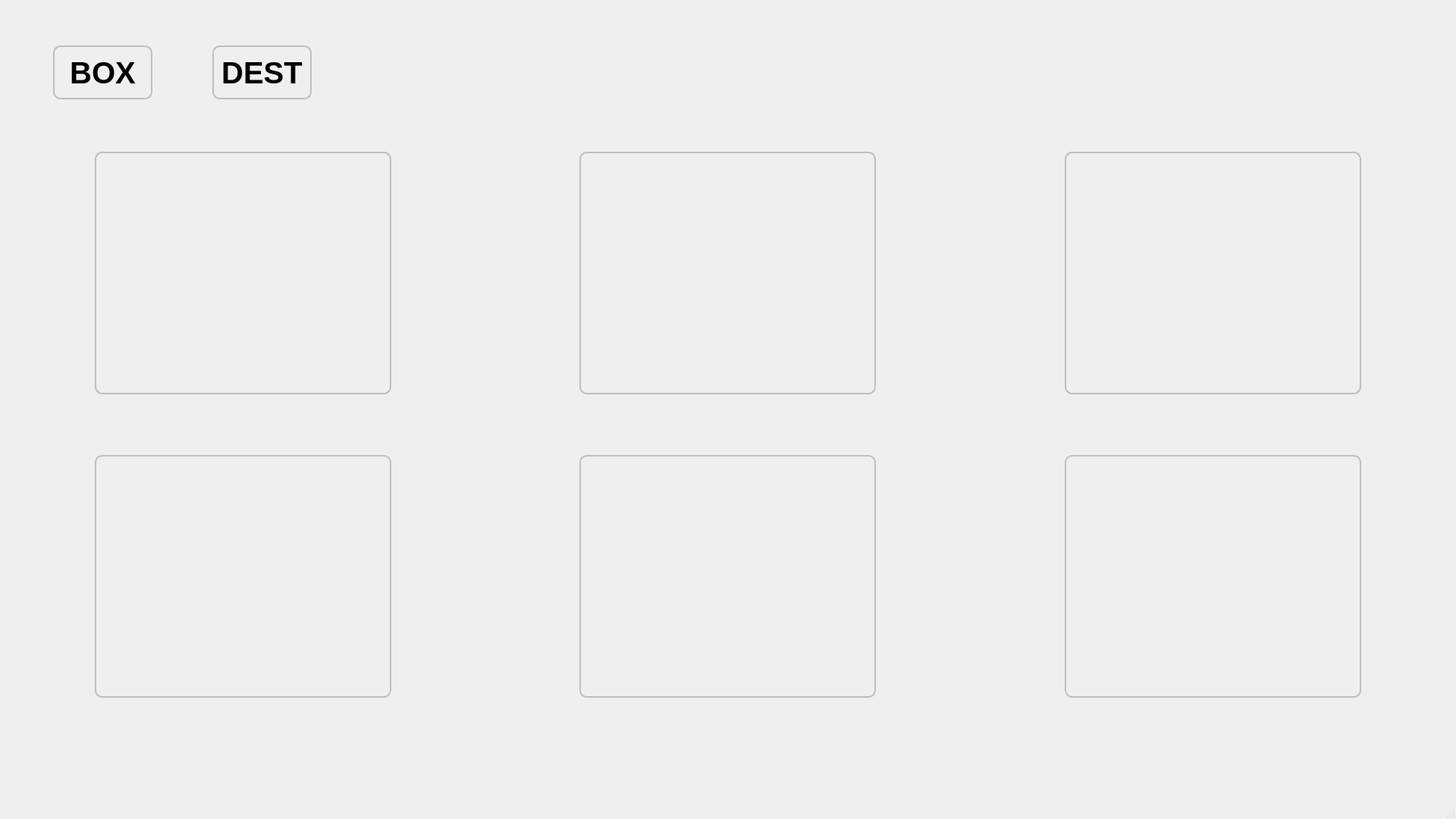
<?xml version="1.0" encoding="UTF-8"?>
<ui version="4.0">
    <class>MainWindow</class>
    <widget class="QMainWindow" name="MainWindow">
        <property name="geometry">
            <rect>
                <x>0</x>
                <y>0</y>
                <width>1920</width>
                <height>1080</height>
            </rect>
        </property>
        <property name="windowTitle">
            <string>GBX Interact</string>
        </property>
        <widget class="QWidget" name="centralwidget">
            <property name="styleSheet">
                <string>
                    QPushButton {
                    background-image: url(:/images/white_four.png);
                    border: 2px solid #C4BDB8;
                    border-radius: 10px;
                    font: bold 40px;
                    color: black;
                    }
                    QPushButton:hover {
                    background-color: #D0C5C0;
                    }
                    QPushButton:pressed {
                    background-color: #B8ADA8;
                    }
                </string>
            </property>
            <widget class="QPushButton" name="boxButton">
                <property name="geometry">
                    <rect>
                        <x>70</x>
                        <y>60</y>
                        <width>131</width>
                        <height>71</height>
                    </rect>
                </property>
                <property name="font">
                    <font>
                        <pointsize>10</pointsize>
                        <family>Arial</family>
                    </font>
                </property>
                <property name="text">
                    <string>BOX</string>
                </property>
            </widget>
            <widget class="QPushButton" name="destButton">
                <property name="geometry">
                    <rect>
                        <x>280</x>
                        <y>60</y>
                        <width>131</width>
                        <height>71</height>
                    </rect>
                </property>
                <property name="font">
                    <font>
                        <pointsize>10</pointsize>
                        <family>Arial</family>
                    </font>
                </property>
                <property name="text">
                    <string>DEST</string>
                </property>
            </widget>
            <widget class="QPushButton" name="B1">
                <property name="geometry">
                    <rect>
                        <x>125</x>
                        <y>200</y>
                        <width>391</width>
                        <height>320</height>
                    </rect>
                </property>
                <property name="font">
                    <font>
                        <pointsize>40</pointsize>
                        <family>Arial</family>
                    </font>
                </property>
                <property name="text">
                    <string/>
                </property>
            </widget>
            <widget class="QPushButton" name="B2">
                <property name="geometry">
                    <rect>
                        <x>764</x>
                        <y>200</y>
                        <width>391</width>
                        <height>320</height>
                    </rect>
                </property>
                <property name="font">
                    <font>
                        <pointsize>40</pointsize>
                        <family>Arial</family>
                    </font>
                </property>
                <property name="text">
                    <string/>
                </property>
            </widget>
            <widget class="QPushButton" name="B3">
                <property name="geometry">
                    <rect>
                        <x>1404</x>
                        <y>200</y>
                        <width>391</width>
                        <height>320</height>
                    </rect>
                </property>
                <property name="font">
                    <font>
                        <pointsize>40</pointsize>
                        <family>Arial</family>
                    </font>
                </property>
                <property name="text">
                    <string/>
                </property>
            </widget>
            <widget class="QPushButton" name="B4">
                <property name="geometry">
                    <rect>
                        <x>125</x>
                        <y>600</y>
                        <width>391</width>
                        <height>320</height>
                    </rect>
                </property>
                <property name="font">
                    <font>
                        <pointsize>40</pointsize>
                        <family>Arial</family>
                    </font>
                </property>
                <property name="text">
                    <string/>
                </property>
            </widget>
            <widget class="QPushButton" name="B5">
                <property name="geometry">
                    <rect>
                        <x>764</x>
                        <y>600</y>
                        <width>391</width>
                        <height>320</height>
                    </rect>
                </property>
                <property name="font">
                    <font>
                        <pointsize>40</pointsize>
                        <family>Arial</family>
                    </font>
                </property>
                <property name="text">
                    <string/>
                </property>
            </widget>
            <widget class="QPushButton" name="B6">
                <property name="geometry">
                    <rect>
                        <x>1404</x>
                        <y>600</y>
                        <width>391</width>
                        <height>320</height>
                    </rect>
                </property>
                <property name="font">
                    <font>
                        <pointsize>40</pointsize>
                        <family>Arial</family>
                    </font>
                </property>
                <property name="text">
                    <string/>
                </property>
            </widget>
        </widget>
        <widget class="QMenuBar" name="menubar">
            <property name="geometry">
                <rect>
                    <x>0</x>
                    <y>0</y>
                    <width>1920</width>
                    <height>28</height>
                </rect>
            </property>
        </widget>
        <widget class="QStatusBar" name="statusbar"/>
    </widget>
    <resources/>
    <connections/>
</ui>
